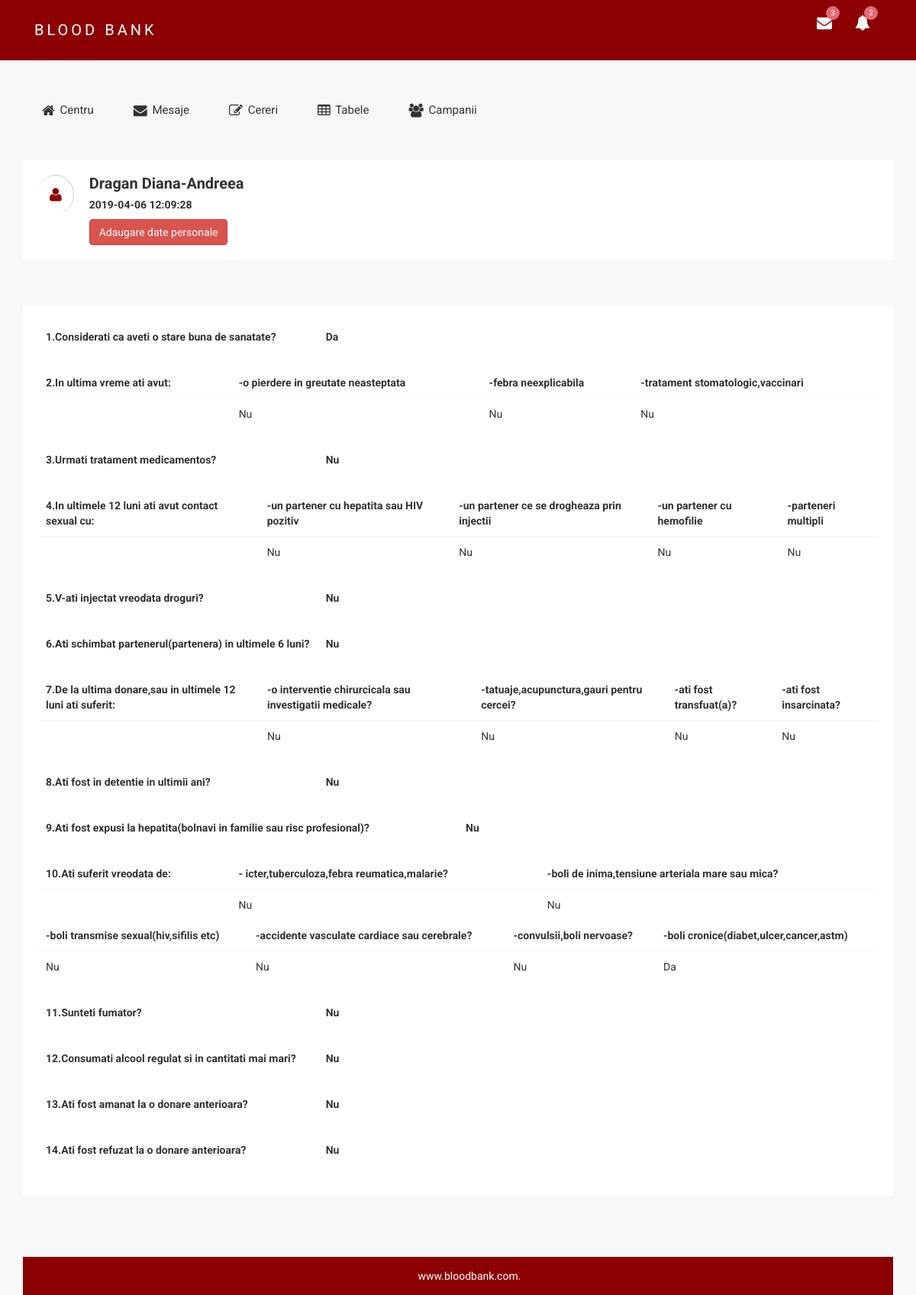
The app's page /bloodbank/a_centru/donatori/chestionar/1 with its own data.
### tables this page shows
CREATE TABLE `donatori` (
  `ID` int(255) NOT NULL,
  `prenume` varchar(255) NOT NULL,
  `nume` varchar(255) NOT NULL,
  `email` varchar(255) NOT NULL,
  `data_nastere` date NOT NULL,
  `telefon` int(10) NOT NULL,
  `sex` varchar(1) NOT NULL,
  `rh` varchar(1) NOT NULL,
  `grupa_sanguina` varchar(2) NOT NULL,
  `c1` varchar(5) NOT NULL,
  `c2` varchar(5) NOT NULL,
  `c3` varchar(5) NOT NULL,
  `c4` varchar(5) NOT NULL,
  `c5` varchar(5) NOT NULL,
  `c6` varchar(5) NOT NULL,
  `c7` varchar(5) NOT NULL,
  `c8` varchar(5) NOT NULL,
  `c9` varchar(5) NOT NULL,
  `c10` varchar(5) NOT NULL,
  `c11` varchar(5) NOT NULL,
  `c12` varchar(5) NOT NULL,
  `c13` varchar(5) NOT NULL,
  `c14` varchar(5) NOT NULL,
  `c15` varchar(5) NOT NULL,
  `c16` varchar(5) NOT NULL,
  `c17` varchar(5) NOT NULL,
  `c18` varchar(5) NOT NULL,
  `c19` varchar(5) NOT NULL,
  `c20` varchar(5) NOT NULL,
  `c21` varchar(5) NOT NULL,
  `c22` varchar(5) NOT NULL,
  `c23` varchar(5) NOT NULL,
  `c24` varchar(5) NOT NULL,
  `c25` varchar(5) NOT NULL,
  `c26` varchar(5) NOT NULL,
  `c27` varchar(5) NOT NULL,
  `activ` int(11) NOT NULL,
  `data_cererii` datetime NOT NULL DEFAULT CURRENT_TIMESTAMP
);

### bloodbank/a_centru/application/controllers/Donatori.php (called while the page is built, shortened)
<?php
class Donatori extends CI_Controller {
	public function __construct()
	{
		$this->load->model('donatori_m');
		$this->load->model('stocuri_m');
	}
	public function chestionar(){
		$id=$this->uri->segment(3);
		$data = array(
			'donatori' =>$this->donatori_m->get_info_donator($id),
			'carnet' =>$this->donatori_m->get_info_carnet($id)
		);
		$this->load->view('layout/header');
		$this->load->view('layout/navbar');
		$this->load->view('chestionar',$data);
		$this->load->view('layout/footer');
	}
}

### bloodbank/a_centru/index.php (called while the page is built, shortened)
<?php
require_once BASEPATH.'core/CodeIgniter.php';

### bloodbank/a_centru/application/models/donatori_m.php (called while the page is built, shortened)
<?php
class donatori_m extends CI_Model {
	function get_info_donator($id_donator){
		$this->db->select('*');
		$this->db->from('donatori');
		$this->db->where('ID',$id_donator);
		$query=$this->db->get();
		return $query->result();
	}
	function get_info_carnet($id){
		$this->db->select('*');
		$this->db->from('carnetul_donatorului');
		$this->db->where('ID',$id);
		$query=$this->db->get();
		return $query->result();
	}
	}

### bloodbank/a_centru/application/views/chestionar.php (the view, shortened to what this page needs)
	<div class="breadcomb-area">
		<div class="container">
			<div class="row">
				<div class="col-lg-12 col-md-12 col-sm-12 col-xs-12">
					<div class="breadcomb-list">
						<div class="row">
							<div class="col-lg-6 col-md-6 col-sm-6 col-xs-12">
								<div class="breadcomb-wp">
									<div class="breadcomb-icon">
										<i class="fa fa-user"></i>
									</div>
									<?php  foreach($donatori as $donator):?>
									<div class="breadcomb-ctn">
										<h2><?php echo  $donator->nume?> <?php echo $donator->prenume?></h2>
										<h5><?php echo $donator->data_cererii?></h5>
									<?php endforeach?>
                                        <a href="" class="btn btn-danger" data-toggle="modal" data-target="#datePersonale"> Adaugare date personale</a>
									</div>
								</div>
							</div>
						</div>
					</div>
				</div>
			</div>
		</div>
	</div>
<div class="container">
	<div class="normal-table-list mg-t-30">
        <div class="bsc-tbl-cds">
            <table class="table table-condensed">
                <thead>
                    <tr>
                        <th class="col-md-4">1.Considerati ca aveti o stare buna de sanatate?</th>
                        <th><?php echo $donator->c1?></th>
                    </tr>
                </thead>
            </table>
            <br>
            <table class="table table-condensed">
                <thead>
                    <tr>
                        <th>2.In ultima vreme ati avut:</th>
                        <th>-o pierdere in greutate neasteptata</th>
                        <th>-febra neexplicabila</th>
                        <th>-tratament stomatologic,vaccinari</th>
                    </tr>
                </thead>
                <tbody>
                    <td> </td>
                    <td><?php echo $donator->c2?></td>
                    <td><?php echo $donator->c3?></td>
                    <td><?php echo $donator->c4?></td>
				</tbody>
            </table>
            <br>
            <table class="table table-condensed">
                <thead>
                    <tr>
                        <th  class="col-md-4">3.Urmati tratament medicamentos?</th>
                        <th><?php echo $donator->c5?></th>
                    </tr>
                </thead>
            </table>
            <br>
            <table class="table table-condensed">
                <thead>
                    <tr>
                        <th>4.In ultimele 12 luni ati avut contact sexual cu:</th>
                        <th>-un partener cu hepatita sau HIV pozitiv</th>
                        <th>-un partener ce se drogheaza prin injectii</th>
                        <th>-un partener cu hemofilie</th>
                        <th>-parteneri multipli</th>
                    </tr>
                </thead>
                <tbody>
                    <td> </td>
                    <td><?php echo $donator->c6?></td>
                    <td><?php echo $donator->c7?></td>
                    <td><?php echo $donator->c8?></td>
                    <td><?php echo $donator->c9?></td>
                </tbody>
            </table>
            <br>
            <table class="table table-condensed">
                <thead>
                    <tr>
                        <th  class="col-md-4">5.V-ati injectat vreodata droguri?</th>
                        <th><?php echo $donator->c10?></th>
                    </tr>
                </thead>
            </table>
            <br>
            <table class="table table-condensed">
                <thead>
                    <tr>
                        <th  class="col-md-4">6.Ati schimbat partenerul(partenera) in ultimele 6 luni?</th>
                        <th><?php echo $donator->c11?></th>
                    </tr>
                </thead>
            </table>
            <br>
            <table class="table table-condensed">
                <thead>
                    <tr>
                        <th>7.De la ultima donare,sau in ultimele 12 luni ati suferit:</th>
                        <th>-o interventie chirurcicala sau investigatii medicale?</th>
                        <th>-tatuaje,acupunctura,gauri pentru cercei?</th>
                        <th>-ati fost transfuat(a)?</th>
                        <th>-ati fost insarcinata?</th>
                    </tr>
                </thead>
                <tbody>
                    <td> </td>
                    <td><?php echo $donator->c12?></td>
                    <td><?php echo $donator->c13?></td>
                    <td><?php echo $donator->c14?></td>
                    <td><?php echo $donator->c15?></td>
                </tbody>
            </table>
            <br>
            <table class="table table-condensed">
                <thead>
                    <tr>
                        <th  class="col-md-4">8.Ati fost in detentie in ultimii ani?</th>
                        <th><?php echo $donator->c16?></th>
                    </tr>
                </thead>
            </table>
            <br>
            <table class="table table-condensed">
                <thead>
                    <tr>
                        <th  class="col-md-6">9.Ati fost expusi la hepatita(bolnavi in familie sau risc profesional)?</th>
                        <th><?php echo $donator->c17?></th>
                    </tr>
                </thead>
            </table>
            <br>
            <table class="table table-condensed">
                <thead>
                    <tr>
                        <th>10.Ati suferit vreodata de:</th>
                        <th>- icter,tuberculoza,febra reumatica,malarie?</th>
                        <th>-boli de inima,tensiune arteriala mare sau mica?</th>
                    </tr>
                </thead>
                <tbody>
                    <td> </td>
                    <td><?php echo $donator->c18?></td>
                    <td><?php echo $donator->c19?></td>
                </tbody>
            </table>
            <table class="table table-condensed">
                <thead>
                    <tr>
                        <th>-boli transmise sexual(hiv,sifilis etc)</th>
                        <th>-accidente vasculate cardiace sau cerebrale?</th>
                        <th>-convulsii,boli nervoase?</th>
                        <th>-boli cronice(diabet,ulcer,cancer,astm)</th>
                    </tr>
                </thead>
                <tbody>
                    <td><?php echo $donator->c20?></td>
                    <td><?php echo $donator->c21?></td>
                    <td><?php echo $donator->c22?></td>
                    <td><?php echo $donator->c23?></td>
                </tbody>
            </table>
            <br>
             <table class="table table-condensed">
                <thead>
                    <tr>
                        <th  class="col-md-4">11.Sunteti fumator?</th>
                        <th><?php echo $donator->c24?></th>
                    </tr>
                </thead>
            </table>
            <br>
            <table class="table table-condensed">
                <thead>
                    <tr>
                        <th  class="col-md-4">12.Consumati alcool regulat si in cantitati mai mari?</th>
                        <th><?php echo $donator->c25?></th>
                    </tr>
                </thead>
            </table>
            <br>
            <table class="table table-condensed">
                <thead>
                    <tr>
                        <th  class="col-md-4">13.Ati fost amanat la o donare anterioara?</th>
                        <th><?php echo $donator->c26?></th>
                    </tr>
                </thead>
            </table>
            <br>
            <table class="table table-condensed">
                <thead>
                    <tr>
                        <th  class="col-md-4">14.Ati fost refuzat la o donare anterioara?</th>
                        <th><?php echo $donator->c27?></th>
                    </tr>
                </thead>
            </table>
            <br>
        </div>
    </div>
    <br>
    <br>

### bloodbank/a_centru/assets/css/main.css (style rules this page uses)
html { color: #222; font-size: 1em; line-height: 1.4; }

### records on screen
donatori: nume "Dragan", prenume "Diana-Andreea", data_cererii "2019-04-06 12:09:28", c1 "Da", c2 "Nu", c3 "Nu", c4 "Nu", c5 "Nu", c6 "Nu", c7 "Nu", c8 "Nu", c9 "Nu", c10 "Nu", c11 "Nu", c12 "Nu", c13 "Nu", c14 "Nu", c15 "Nu", c16 "Nu", c17 "Nu", c18 "Nu", c19 "Nu", c20 "Nu", c21 "Nu", c22 "Nu", c23 "Da", c24 "Nu", c25 "Nu", c26 "Nu", c27 "Nu"
